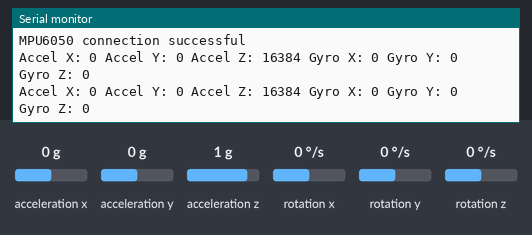
Simulated run of this sketch. Board: Arduino Uno, built with avr-gcc and run on an emulated ATmega328P. Shown: the last lines printed to the serial monitor. The inputs (shaded band) are chosen by the test bench; at power-on: acceleration x 0 g, acceleration y 0 g, rotation x 0 °/s, acceleration z 1 g, rotation y 0 °/s, rotation z 0 °/s.

Above: at 1.2 s.
1.3 s: acceleration x set to -1.4 g
At 2.6 s:
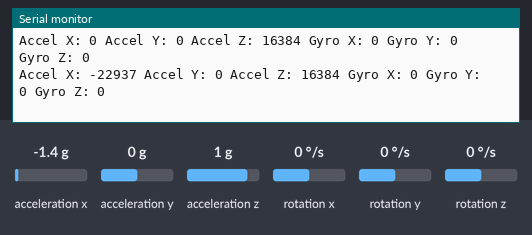
2.8 s: acceleration y set to -1.4 g
At 3.9 s:
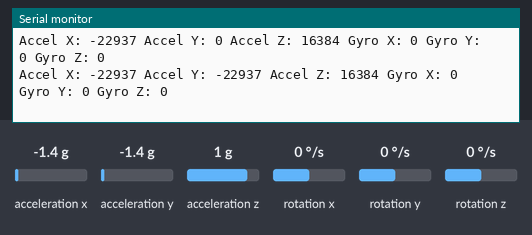
4.3 s: rotation x set to -192 °/s
At 5.9 s:
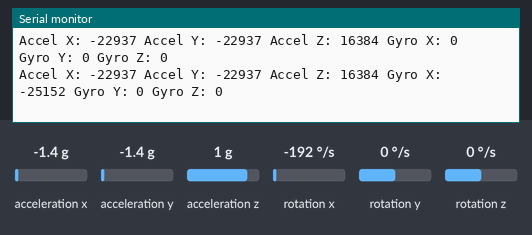
8.2 s: acceleration z set to -1.4 g
At 9.0 s:
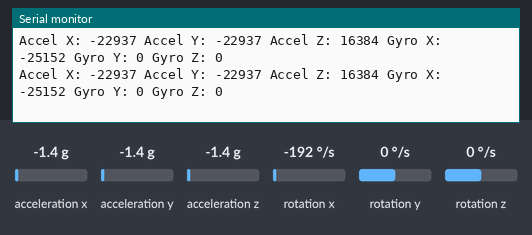
9.7 s: rotation y set to -192 °/s
At 11.0 s:
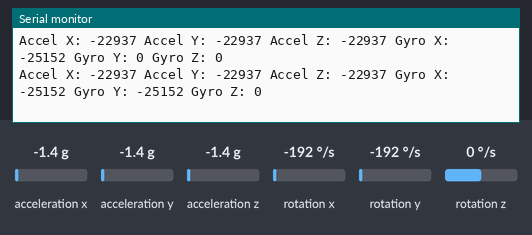

The sketch:

MAGNE_MPU6050.ino
```cpp
#include <Wire.h>
#include <MPU6050.h>

MPU6050 sensor;

void setup() {
  Serial.begin(9600);
  Wire.begin();
  sensor.initialize();

  if (!sensor.testConnection()) {
    Serial.println("MPU6050 connection failed");
    while (1); // Loop forever if connection failed
  } else {
    Serial.println("MPU6050 connection successful");
  }
}

void loop() {
  // Read raw data from the MPU-6050
  int16_t ax, ay, az;
  int16_t gx, gy, gz;

  sensor.getMotion6(&ax, &ay, &az, &gx, &gy, &gz);

  // Print the raw data values to the serial monitor
  Serial.print("Accel X: "); Serial.print(ax); Serial.print(" ");
  Serial.print("Accel Y: "); Serial.print(ay); Serial.print(" ");
  Serial.print("Accel Z: "); Serial.print(az); Serial.print(" ");
  Serial.print("Gyro X: "); Serial.print(gx); Serial.print(" ");
  Serial.print("Gyro Y: "); Serial.print(gy); Serial.print(" ");
  Serial.print("Gyro Z: "); Serial.println(gz);

  delay(1000); // Delay for readability
}
```

Measured:
- after the input at 1.3 s, the serial monitor: prints a new line after 0.75 s (image 1)
- after the input at 2.8 s, the serial monitor: prints a new line after 0.26 s (image 2)
- after the input at 4.3 s, the serial monitor: prints a new line after 0.79 s (image 3)
- after the input at 9.7 s, the serial monitor: prints a new line after 0.51 s (image 5)
